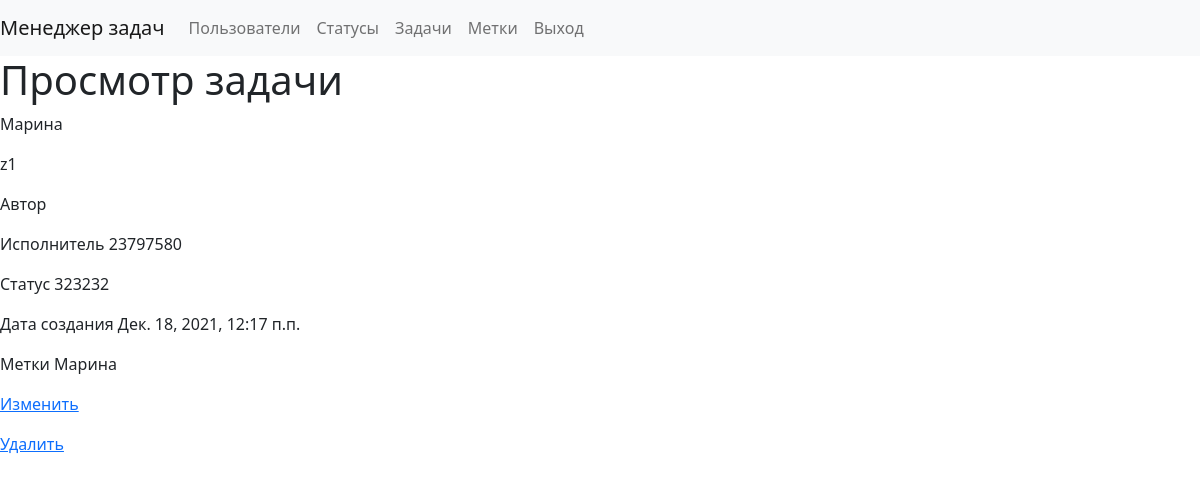
/tasks/8 (signed in), run on the app's committed database.
### task_manager/tasks/models.py (models this page shows)
class Task(models.Model):
    name = models.CharField(max_length=100)
    description = models.CharField(max_length=100, null=True)
    executor = models.ForeignKey(User, related_name='executor',
                                 on_delete=models.CASCADE, null=True)
    author = models.ForeignKey(User, related_name='author',
                               on_delete=models.CASCADE, editable=False)
    status = models.ForeignKey(Status, on_delete=models.CASCADE)
    created_at = models.DateTimeField(auto_now_add=True)
    labels = models.ManyToManyField('labels.Label',
                                    related_name='labels', blank=True)
    objects = models.Manager()

### task_manager/statuses/models.py (models this page shows, shortened)
class Status(models.Model):
    name = models.CharField(max_length=100)
    created_at = models.DateTimeField(auto_now_add=True)
    objects = models.Manager()

### task_manager/labels/models.py (models this page shows, shortened)
class Label(models.Model):
    name = models.CharField(max_length=100)
    created_at = models.DateTimeField(auto_now_add=True)
    tasks = models.ManyToManyField('tasks.Task')
    objects = models.Manager()

### task_manager/tasks/views.py (the view)
# urls.py: path('<int:pk>', views.TaskDetail.as_view(), name='task/detail'),
class TaskDetail(LoginRequiredMixin, DetailView):
    model = Task
    template_name = 'task_detail_form.html'
    form_class = TaskDetailForm
    context_object_name = 'task'

### task_manager/tasks/templates/task_detail_form.html (shortened to what this page needs)
{% extends 'task_manager/base.html' %}
{% load i18n %}
{% load widget_tweaks %}
{% block content %}
<h1>{% trans "Просмотр задачи" %}</h1>
<p>{{ task.name }}<p>
<p>{{ task.description }}<p>
<p>{% trans "Автор" %} {{ task.author.first_name|add:" "|add:task.author.last_name}}</p>
<p>{% trans "Исполнитель" %} {{ task.executor.first_name|add:" "|add:task.executor.last_name}}</p>
<p>{% trans "Статус" %} {{ task.status.name}}</p>
<p>{% trans "Дата создания" %} {{ task.created_at}}</p>
    {% if task.labels.all %}
        <p>{% trans "Метки" %}
            {% for label in task.labels.all %}
                {{ label.name }}
            {% endfor %}</p>
    {% endif %}
<p><a href="{% url 'task/update' task.id %}">Изменить</a></p>
<p><a href="{% url 'task/delete' task.id %}">Удалить</a></p>
{% endblock %}

### data on the page
Task: name "Марина", description "z1", executor.first_name|add "23797580", status.name "323232", created_at "Дек. 18, 2021, 12:17 п.п."
Label: name "Марина"
